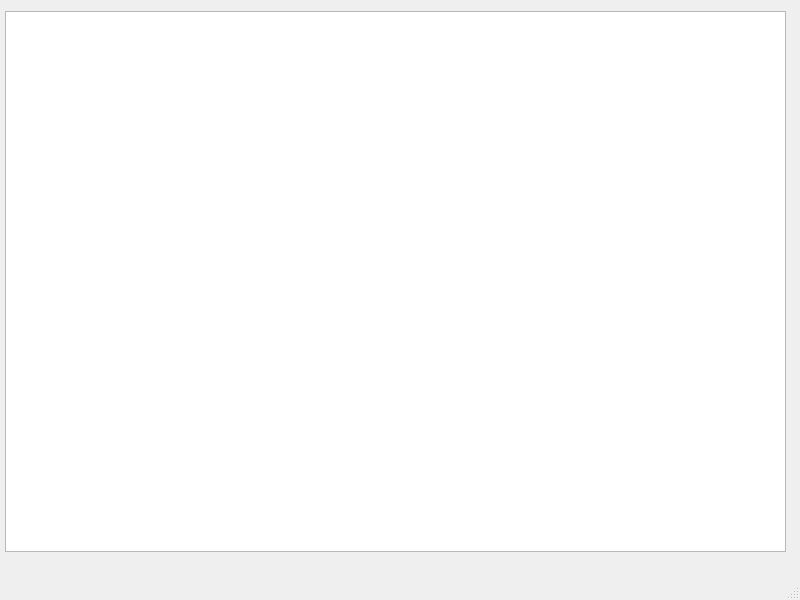
<?xml version="1.0" encoding="UTF-8"?>
<ui version="4.0">
 <class>orderMain</class>
 <widget class="QMainWindow" name="orderMain">
  <property name="geometry">
   <rect>
    <x>0</x>
    <y>0</y>
    <width>800</width>
    <height>600</height>
   </rect>
  </property>
  <property name="windowTitle">
   <string>订单</string>
  </property>
  <property name="windowIcon">
   <iconset>
    <normaloff>logo.ico</normaloff>logo.ico</iconset>
  </property>
  <widget class="QWidget" name="centralwidget">
   <widget class="QListView" name="orderListBox">
    <property name="geometry">
     <rect>
      <x>5</x>
      <y>11</y>
      <width>781</width>
      <height>541</height>
     </rect>
    </property>
   </widget>
  </widget>
  <widget class="QMenuBar" name="menubar">
   <property name="geometry">
    <rect>
     <x>0</x>
     <y>0</y>
     <width>800</width>
     <height>23</height>
    </rect>
   </property>
  </widget>
  <widget class="QStatusBar" name="statusbar"/>
 </widget>
 <resources/>
 <connections/>
</ui>
